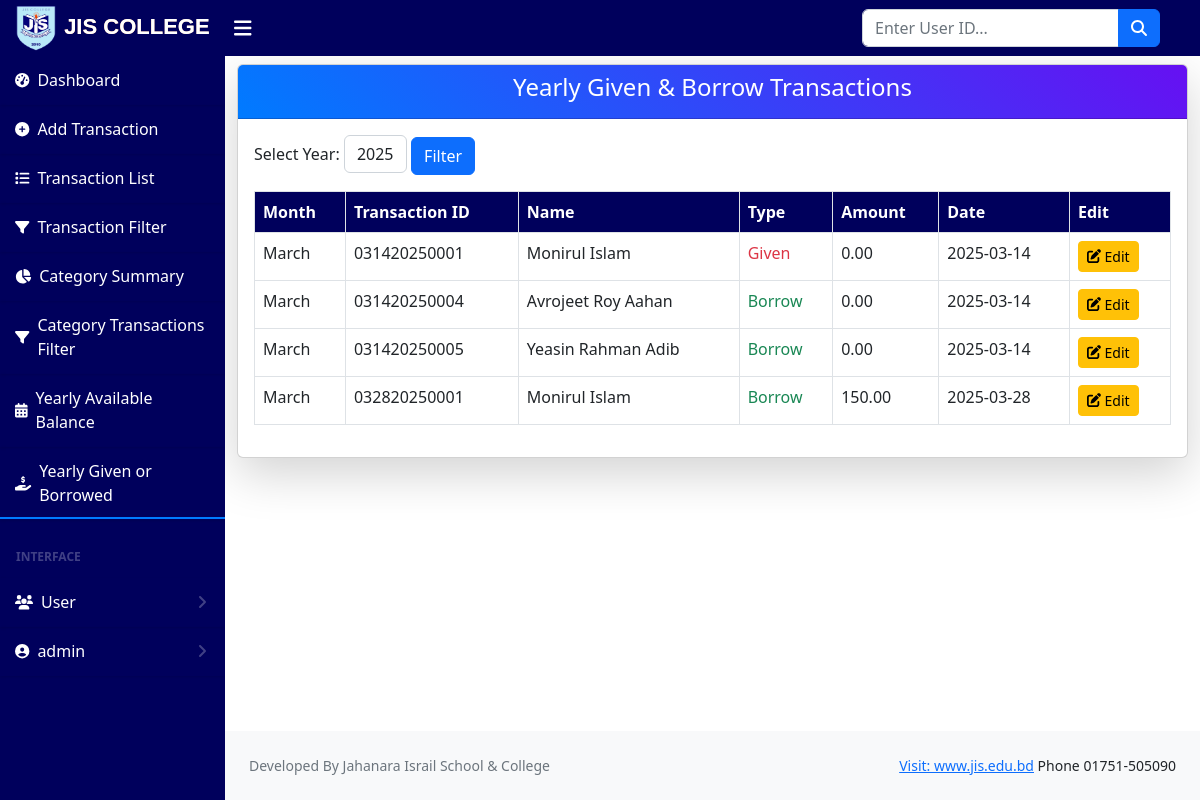
/yearly-given-borrow/ (signed in), run on an earlier commit of the app's database.
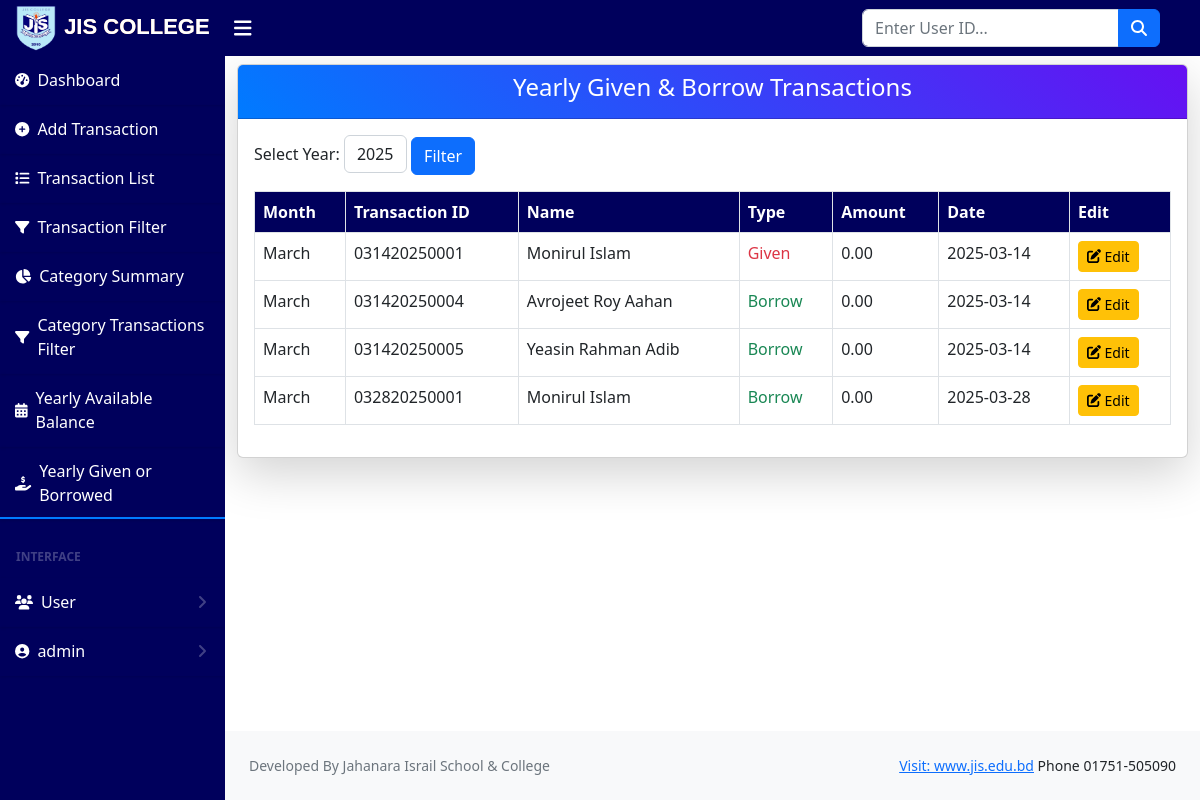
And on a later commit of the database.
### account/models.py (models this page shows, shortened)
class Transaction(models.Model):
    transaction_id = models.CharField(max_length=20, unique=True, editable=False)
    transaction_by = models.ForeignKey(User, on_delete=models.CASCADE)
    TRANSACTION_TYPES = [
        ('income', 'Income'),
        ('expense', 'Expense'),
        ('borrow', 'Borrow'),
        ('given', 'Given'),
    ]
    category = models.ForeignKey('TransactionCategory', on_delete=models.SET_NULL, null=True, blank=True)
    transaction_type = models.CharField(max_length=30, choices=TRANSACTION_TYPES, default='income')
    price = models.DecimalField(max_digits=10, decimal_places=2)
    description = RichTextField(null=True, blank=True)
    invoice_no = models.CharField(max_length=15, null=True, blank=True)
    invoice_id = models.CharField(max_length=15, null=True, blank=True)
    invoice_date = models.DateField(null=True, blank=True)
    check_no = models.CharField(max_length=15, null=True, blank=True)
    created_by = models.ForeignKey(User, on_delete=models.SET_NULL, null=True, blank=True, related_name="created_transactions")
    created_date = models.DateTimeField(auto_now_add=True)

### account/views.py (the view)
# urls.py: path('yearly-given-borrow/', yearly_given_borrow, name='yearly_given_borrow'),
@user_passes_test(lambda u: u.is_superuser or u.is_staff, login_url='login')
def yearly_given_borrow(request):
    available_years = Transaction.objects.filter(transaction_type__in=['given', 'borrow']).dates('created_date', 'year', order='DESC').distinct()
    available_years = [year.year for year in available_years]
    selected_year = request.GET.get('year', available_years[0] if available_years else datetime.now().year)
    selected_year = int(selected_year)
    monthly_transactions = []
    for month in range(1, 13):
        transactions = Transaction.objects.filter(
            transaction_type__in=['given', 'borrow'],
            created_date__year=selected_year,
            created_date__month=month
        ).select_related('transaction_by')  # Fetch related User objects
        monthly_transactions.append({
            'month': datetime(selected_year, month, 1).strftime('%B'),
            'transactions': transactions
        })
    context = {
        'selected_year': selected_year,
        'monthly_transactions': monthly_transactions,
        'available_years': available_years
    }
    return render(request, 'transactions/yearly_given_borrow.html', context)

### templates/transactions/yearly_given_borrow.html (shortened to what this page needs)
{% extends 'base.html' %}
{% block content %}
<div class="container mt-2">
    <div class="card shadow-lg">
        <div class="card-header text-white text-center" style="background: linear-gradient(45deg, #007bff, #6610f2);">
            <h4>Yearly Given & Borrow Transactions</h4>
        </div>
        <div class="card-body">
            <form method="get" class="mb-3">
                <label for="year" class="form-label">Select Year:</label>
                <select name="year" id="year" class="form-control w-auto d-inline-block">
                    {% for year in available_years %}
                        <option value="{{ year }}" {% if year == selected_year %}selected{% endif %}>{{ year }}</option>
                    {% endfor %}
                </select>
                <button type="submit" class="btn btn-primary">Filter</button>
            </form>
            <div class="table-responsive">
                <table class="table table-bordered">
                    <thead class="bg-dark text-white">
                        <tr>
                            <th>Month</th>
                            <th>Transaction ID</th>
                            <th>Name</th>
                            <th>Type</th>
                            <th>Amount</th>
                            <th>Date</th>
                            <th>Edit</th>
                        </tr>
                    </thead>
                    <tbody>
                        {% for month_data in monthly_transactions %}
                            {% for transaction in month_data.transactions %}
                                <tr>
                                    <td>{{ month_data.month }}</td>
                                    <td>{{ transaction.transaction_id }}</td>
                                    <td>{{ transaction.transaction_by.first_name }} {{ transaction.transaction_by.last_name }}</td>
                                    <td class="{% if transaction.transaction_type == 'given' %}text-danger{% else %}text-success{% endif %}">
                                        {{ transaction.transaction_type|title }}
                                    </td>
                                    <td>{{ transaction.price }}</td>
                                    <td>{{ transaction.created_date|date:"Y-m-d" }}</td>
                                    <td>
                                        <a href="{% url 'edit_transaction' transaction.id %}" class="btn btn-sm btn-warning">
                                            <i class="fas fa-edit"></i> Edit
                                        </a>
                                    </td>
                                </tr>
                            {% endfor %}
                        {% empty %}
                            <tr>
                                <td colspan="6" class="text-center">No transactions found for the selected year.</td>
                            </tr>
                        {% endfor %}
                    </tbody>
                </table>
            </div>
        </div>
    </div>
</div>
{% endblock content %}

What changed in the data, as far as the page shows it:
changed Transaction (number 4 of 4 on the later page): price "150.00" → "0.00"
